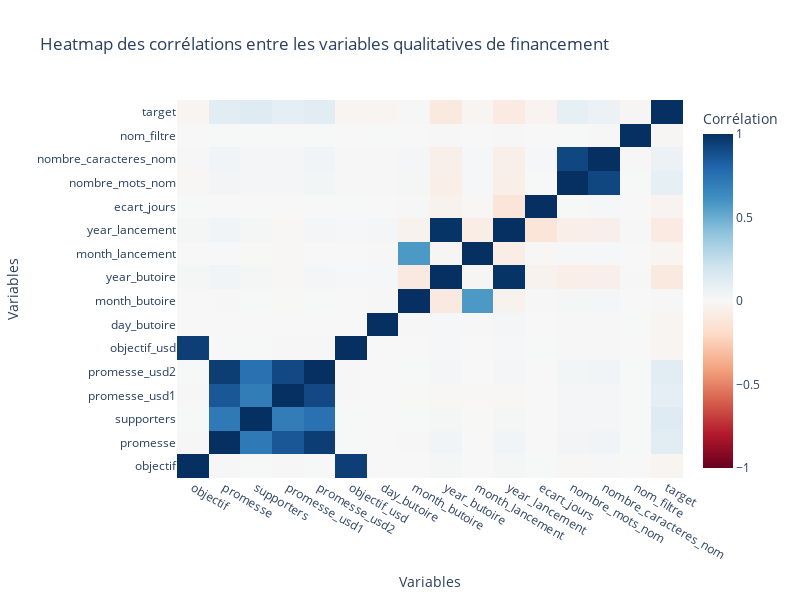

The cell this chart's notebook holds for it:
### Markdown cell above
### **Intéressons nous de plus prêt aux corrélations potentielles maintenant que nous disposons de toutes nos variables au format quantitatif**

### Code cell
# Suppression des colonnes non quantitatives
financement_quanti = financement.drop(['ID', 'nom', 'nom_Nettoye', 'tokens', 'date_butoire', 'lancement', 'pays'], axis=1)
filter_categ = financement_quanti.filter(like='categorie').columns
filter_monaie = financement_quanti.filter(like='monaie').columns
filter_continent = financement_quanti.filter(like='continent').columns

drop_list = ['etat'] # Target non quanti
drop_list.extend(filter_categ)
drop_list.extend(filter_monaie)
drop_list.extend(filter_continent) # Avec la problématique définit, nous ne disposons pas de cette donnée en entrée

print(drop_list)

data_corr = financement_quanti.drop(drop_list, axis=1)
data_corr = data_corr.assign(target=(financement['etat'] == 'successful').astype(int))

correlation = data_corr.corr()

# Création de la heatmap avec Plotly
fig = go.Figure(data=go.Heatmap(
    z=correlation.values,
    x=correlation.columns,
    y=correlation.index,
    colorscale='RdBu',
    zmin=-1,
    zmax=1,
    colorbar=dict(title='Corrélation')
))

fig.update_layout(
    title='Heatmap des corrélations entre les variables qualitatives de financement',
    xaxis=dict(title='Variables'),
    yaxis=dict(title='Variables'),
    width=800,
    height=600
)

fig.show()

### Figure 1 — Plotly figure (JSON) as saved in the notebook; plotly's stock layout.template omitted (floating-point values rounded to 4 significant figures; data arrays with more than 128 entries replaced by an {"elided": "..."} marker saying what was removed)
{"data": [{"colorbar": {"title": {"text": "Corrélation"}}, "colorscale": [[0, "rgb(103,0,31)"], [0.1, "rgb(178,24,43)"], [0.2, "rgb(214,96,77)"], [0.3, "rgb(244,165,130)"], [0.4, "rgb(253,219,199)"], [0.5, "rgb(247,247,247)"], [0.6, "rgb(209,229,240)"], [0.7, "rgb(146,197,222)"], [0.8, "rgb(67,147,195)"], [0.9, "rgb(33,102,172)"], [1, "rgb(5,48,97)"]], "type": "heatmap", "x": ["objectif", "promesse", "supporters", "promesse_usd1", "promesse_usd2", "objectif_usd", "day_butoire", "month_butoire", "year_butoire", "month_lancement", "year_lancement", "ecart_jours", "nombre_mots_nom", "nombre_caracteres_nom", "nom_filtre", "target"], "y": ["objectif", "promesse", "supporters", "promesse_usd1", "promesse_usd2", "objectif_usd", "day_butoire", "month_butoire", "year_butoire", "month_lancement", "year_lancement", "ecart_jours", "nombre_mots_nom", "nombre_caracteres_nom", "nom_filtre", "target"], "z": {"elided": "16x16 float values"}, "zmax": 1, "zmin": -1}], "layout": {"height": 600, "title": {"text": "Heatmap des corrélations entre les variables qualitatives de financement"}, "width": 800, "xaxis": {"title": {"text": "Variables"}}, "yaxis": {"title": {"text": "Variables"}}}}
